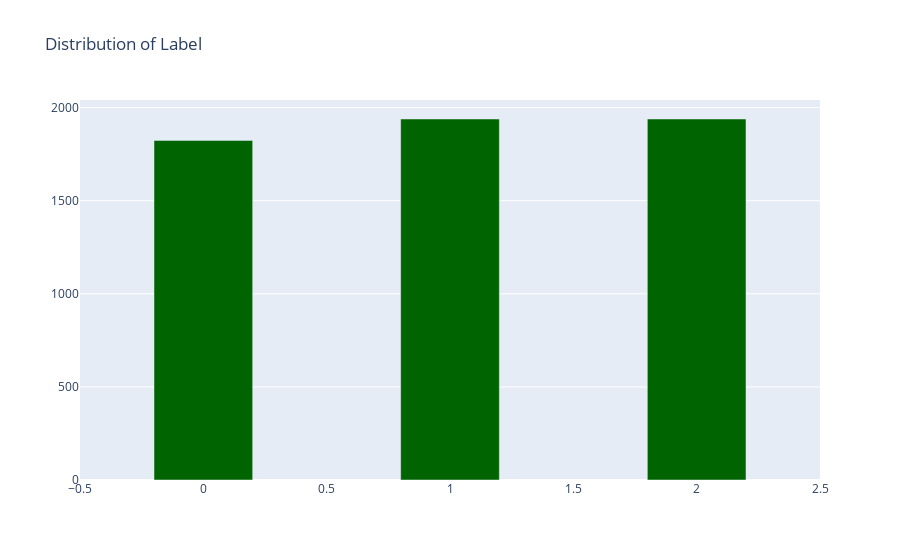

Here is the notebook cell this chart was saved with:
### Code cell
# now plot a bar graph showing distribution of label
fig = go.Figure()

fig.add_trace(go.Bar(x = indx, y = val, marker = dict(color = 'darkgreen'), width = 0.4))
fig.update_layout(title = 'Distribution of Label', height = 500)
fig.show()

### Figure 1 — Plotly figure (JSON) as saved in the notebook; plotly's stock layout.template omitted (floating-point values rounded to 4 significant figures)
{"data": [{"marker": {"color": "darkgreen"}, "type": "bar", "width": 0.4, "x": [1, 2, 0], "y": [1939, 1939, 1824]}], "layout": {"autosize": true, "title": {"text": "Distribution of Label"}, "xaxis": {"autorange": true, "range": [-0.5, 2.5], "type": "linear"}, "yaxis": {"autorange": true, "range": [0, 2041.0], "type": "linear"}}}
